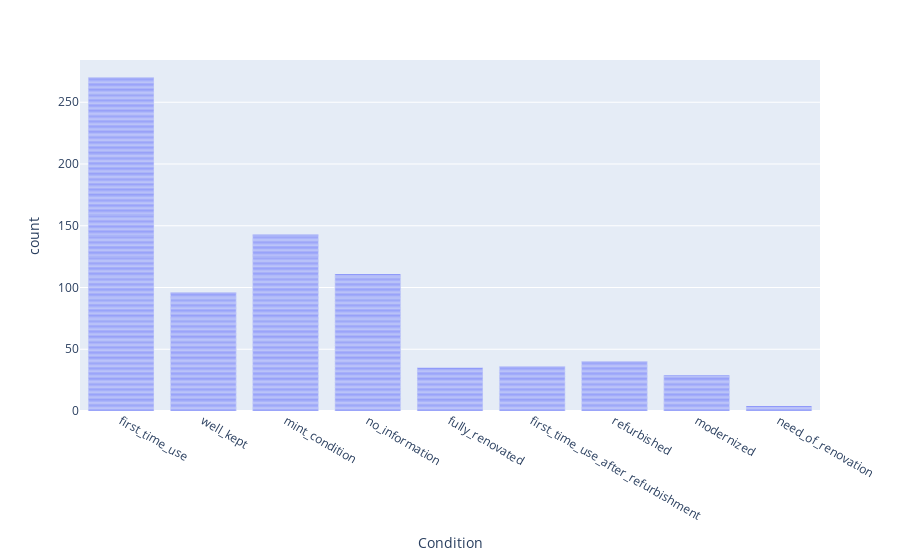

Notebook code cell kept with this figure:
### Code cell
px.bar(rentals, x = "Condition")

### Figure 1 — Plotly figure (JSON) as saved in the notebook; plotly's stock layout.template omitted (floating-point values rounded to 4 significant figures; data arrays with more than 128 entries replaced by an {"elided": "..."} marker saying what was removed)
{"data": [{"alignmentgroup": "True", "hovertemplate": "Condition=%{x}<br>count=%{y}<extra></extra>", "legendgroup": "", "marker": {"color": "#636efa"}, "name": "", "offsetgroup": "", "orientation": "v", "showlegend": false, "textposition": "auto", "type": "bar", "x": {"elided": "764 str values"}, "xaxis": "x", "y": {"elided": "764 int values"}, "yaxis": "y"}], "layout": {"barmode": "relative", "legend": {"tracegroupgap": 0}, "margin": {"t": 60}, "xaxis": {"anchor": "y", "domain": [0, 1], "title": {"text": "Condition"}}, "yaxis": {"anchor": "x", "domain": [0, 1], "title": {"text": "count"}}}}
